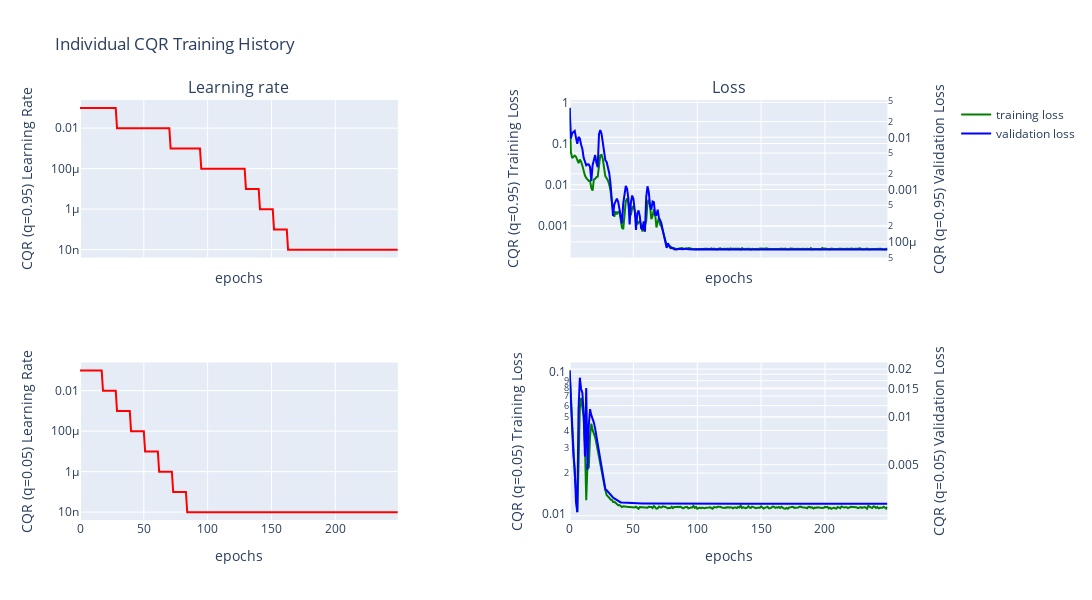

Notebook code for this chart:
### Markdown cell above
# quantile regression
Here qunatile regression is done to bound the errors with confidence values

### Code cell
dm.train_individual_qr(alpha=0.1, hidden_layers=[2],  epochs= 10000, batch_size=1000, device=default_device)
dm.cqr.plot_qr_training_history()

### Figure 1 — Plotly figure (JSON) as saved in the notebook; plotly's stock layout.template omitted (floating-point values rounded to 4 significant figures; data arrays with more than 128 entries replaced by an {"elided": "..."} marker saying what was removed)
{"data": [{"line": {"color": "red"}, "mode": "lines", "name": "learning rate", "showlegend": false, "type": "scatter", "x": {"elided": "250 int values"}, "xaxis": "x", "y": {"elided": "250 float values"}, "yaxis": "y"}, {"line": {"color": "green"}, "mode": "lines", "name": "training loss", "showlegend": true, "type": "scatter", "x": {"elided": "250 int values"}, "xaxis": "x2", "y": {"elided": "250 float values"}, "yaxis": "y2"}, {"line": {"color": "blue"}, "mode": "lines", "name": "validation loss", "showlegend": true, "type": "scatter", "x": {"elided": "250 int values"}, "xaxis": "x2", "y": {"elided": "250 float values"}, "yaxis": "y3"}, {"line": {"color": "red"}, "mode": "lines", "name": "learning rate", "showlegend": false, "type": "scatter", "x": {"elided": "250 int values"}, "xaxis": "x3", "y": {"elided": "250 float values"}, "yaxis": "y4"}, {"line": {"color": "green"}, "mode": "lines", "name": "training loss", "showlegend": false, "type": "scatter", "x": {"elided": "250 int values"}, "xaxis": "x4", "y": {"elided": "250 float values"}, "yaxis": "y5"}, {"line": {"color": "blue"}, "mode": "lines", "name": "validation loss", "showlegend": false, "type": "scatter", "x": {"elided": "250 int values"}, "xaxis": "x4", "y": {"elided": "250 float values"}, "yaxis": "y6"}], "layout": {"annotations": [{"font": {"size": 16}, "showarrow": false, "text": "Learning rate", "x": 0.185, "xanchor": "center", "xref": "paper", "y": 1, "yanchor": "bottom", "yref": "paper"}, {"font": {"size": 16}, "showarrow": false, "text": "Loss", "x": 0.755, "xanchor": "center", "xref": "paper", "y": 1, "yanchor": "bottom", "yref": "paper"}], "height": 600, "title": {"text": "Individual CQR Training History"}, "width": 1800, "xaxis": {"anchor": "y", "domain": [0, 0.37], "matches": "x3", "showticklabels": false, "title": {"text": "epochs"}}, "xaxis2": {"anchor": "y2", "domain": [0.57, 0.94], "matches": "x4", "showticklabels": false, "title": {"text": "epochs"}}, "xaxis3": {"anchor": "y4", "domain": [0, 0.37], "title": {"text": "epochs"}}, "xaxis4": {"anchor": "y5", "domain": [0.57, 0.94], "title": {"text": "epochs"}}, "yaxis": {"anchor": "x", "domain": [0.625, 1], "title": {"text": "CQR (q=0.95)\nLearning Rate"}, "type": "log"}, "yaxis2": {"anchor": "x2", "domain": [0.625, 1], "title": {"text": "CQR (q=0.95)\nTraining Loss"}, "type": "log"}, "yaxis3": {"anchor": "x2", "overlaying": "y2", "side": "right", "title": {"text": "CQR (q=0.95)\nValidation Loss"}, "type": "log"}, "yaxis4": {"anchor": "x3", "domain": [0, 0.375], "title": {"text": "CQR (q=0.05)\nLearning Rate"}, "type": "log"}, "yaxis5": {"anchor": "x4", "domain": [0, 0.375], "title": {"text": "CQR (q=0.05)\nTraining Loss"}, "type": "log"}, "yaxis6": {"anchor": "x4", "overlaying": "y5", "side": "right", "title": {"text": "CQR (q=0.05)\nValidation Loss"}, "type": "log"}}}
